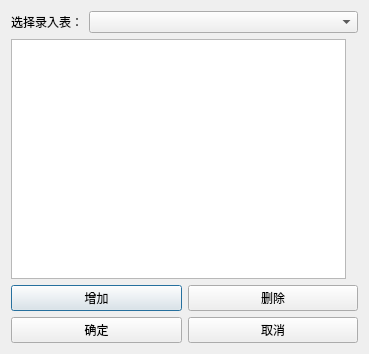
<?xml version="1.0" encoding="UTF-8"?>
<ui version="4.0">
 <class>ParentForm_w</class>
 <widget class="QDialog" name="ParentForm_w">
  <property name="geometry">
   <rect>
    <x>0</x>
    <y>0</y>
    <width>369</width>
    <height>354</height>
   </rect>
  </property>
  <property name="windowTitle">
   <string>Dialog</string>
  </property>
  <layout class="QGridLayout" name="gridLayout_3">
   <item row="0" column="0" colspan="3">
    <layout class="QFormLayout" name="formLayout_2">
     <item row="0" column="0">
      <widget class="QLabel" name="label">
       <property name="text">
        <string>选择录入表：</string>
       </property>
      </widget>
     </item>
     <item row="0" column="1">
      <widget class="QComboBox" name="comboBox">
       <property name="iconSize">
        <size>
         <width>200</width>
         <height>20</height>
        </size>
       </property>
      </widget>
     </item>
    </layout>
   </item>
   <item row="1" column="0">
    <widget class="QTableView" name="tableView"/>
   </item>
   <item row="1" column="1">
    <layout class="QGridLayout" name="gridLayout_2"/>
   </item>
   <item row="2" column="0" colspan="3">
    <layout class="QGridLayout" name="gridLayout">
     <item row="0" column="0">
      <widget class="QPushButton" name="Button_add">
       <property name="text">
        <string>增加</string>
       </property>
      </widget>
     </item>
     <item row="0" column="1">
      <widget class="QPushButton" name="Button_delete">
       <property name="text">
        <string>删除</string>
       </property>
      </widget>
     </item>
     <item row="1" column="0">
      <widget class="QPushButton" name="Button_ok">
       <property name="text">
        <string>确定</string>
       </property>
      </widget>
     </item>
     <item row="1" column="1">
      <widget class="QPushButton" name="Button_cancel">
       <property name="text">
        <string>取消</string>
       </property>
      </widget>
     </item>
    </layout>
   </item>
  </layout>
 </widget>
 <resources/>
 <connections/>
</ui>
